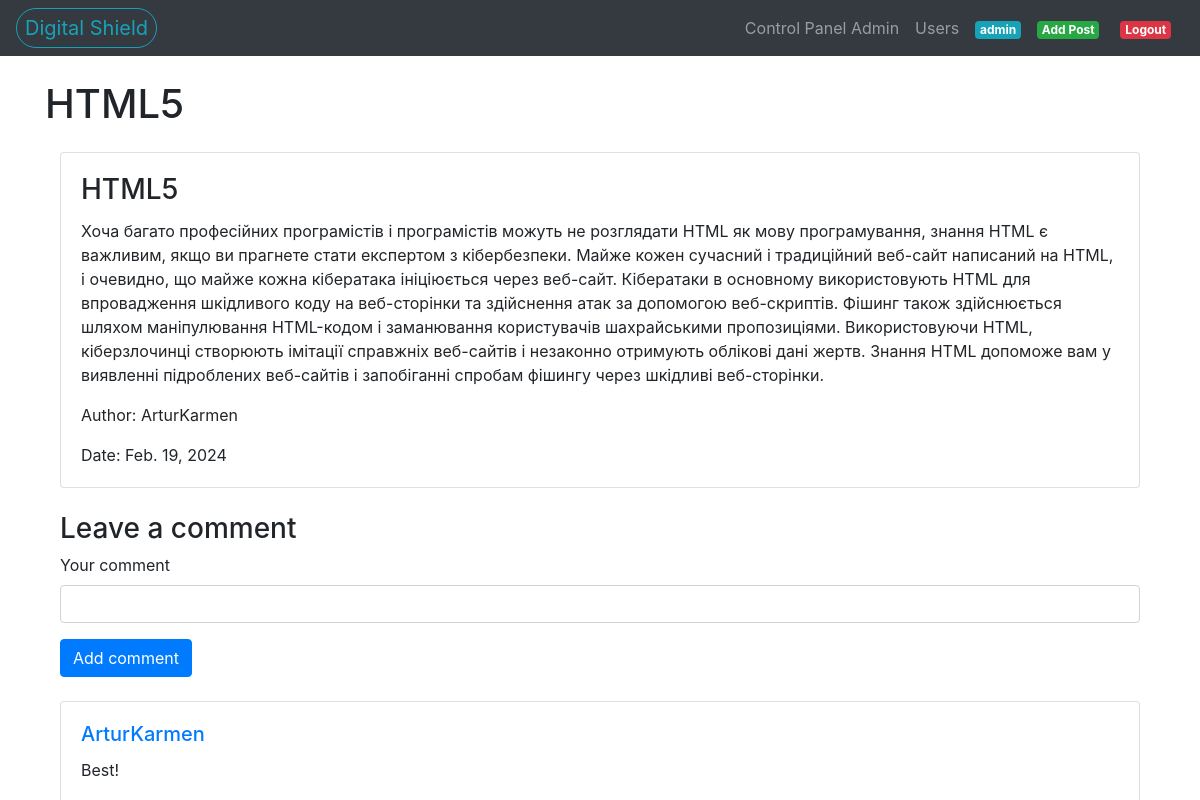
Page /10/ (signed in) on the committed database.
### blog/models.py (models this page shows, shortened)
class Post(models.Model):
    title = models.CharField('Заголовок записи', max_length=150)
    description = models.TextField('Текст записи')
    author = models.CharField('Имя автора', max_length=100)
    date = models.DateField('Дата публикации')
    class Meta:
        verbose_name = 'Запись'
        verbose_name_plural = 'Записи'

class Comments(models.Model):
    email=models.EmailField()
    name=models.CharField('Имя', max_length=50)
    text_comments = models.TextField('Текст комментария', max_length=2000)
    post = models.ForeignKey(Post, verbose_name='Публикация', on_delete=models.CASCADE)
    class Meta:
        verbose_name = 'Комментарий'
        verbose_name_plural = 'Комментарии'

### blog/views.py (the view)
# urls.py: path('<int:pk>/',views.PostDetail.as_view(),name='post-detail'),
class PostDetail(View):
    def get(self, request, pk):
        post = Post.objects.get(id=pk) # получить по id
        return render(request, 'blog/blog_detail.html',{'post': post})

### templates/blog/blog_detail.html (shortened to what this page needs)
{% extends 'blog/base.html' %}
{% block content_title %}{{ post.title }}{% endblock %}
{% block content %}
    <div class="container mt-4">
        <div class="row">
            <div class="col-lg-12">
                <div class="card">
                    <div class="card-body">
                        <h3 class="card-title">{{ post.title }}</h3>
                        <div class="item">
                            <div class="text left">
                                <p class="card-text">{{ post.description }}</p>
                                <p class="card-text">Author: {{ post.author }}</p>
                                <p class="card-text">Date: {{ post.date }}</p>
                            </div>
                        </div>
                    </div>
                </div>
                {% if user.is_authenticated %}
                    <div class="form-comment mt-4">
                        <h3>Leave a comment</h3>
                        <form action="{% url 'comments_add' post.id %}" method="post">
                            <div class="form-group">
                                <label for="text_comments">Your comment</label>
                                <input type="text" class="form-control" name="text_comments" required>
                            </div>
                            <button type="submit" class="btn btn-primary">Add comment</button>
                        </form>
                    </div>
                {% else %}
                    <p class="mt-4">To add a comment, please <a href="{% url 'login' %}">login</a>.</p>
                {% endif %}
                <div class="mt-4">
                    {% for comment in post.comments_set.all %}
                        <div class="card mt-2">
                            <div class="card-body">
                                <h5 class="card-title">
                                    <a href="{% url 'profile' comment.name%}">{{ comment.name }}</a>
                                </h5>
                                <p class="card-text">{{ comment.text_comments }}</p>
                            </div>
                        </div>
                    {% endfor %}
                </div>
            </div>
        </div>
    </div>
{% endblock %}

### templates/blog/base.html (shortened to what this page needs)
{% load static %}
<!DOCTYPE html>
<html lang="en">
<head>
    <link rel="stylesheet" href="https://stackpath.bootstrapcdn.com/bootstrap/4.5.2/css/bootstrap.min.css">
</head>
<body>
<nav class="navbar navbar-expand-lg navbar-dark bg-dark">
    <a class="navbar-brand text-info border border-info rounded-pill px-2 py-1" href="/">Digital Shield</a>
    <div class="collapse navbar-collapse" id="navbarNav">
        <ul class="navbar-nav ml-auto">
            {% if user.is_authenticated %}
                    {%if user.is_staff%}
                        <li class="nav-item">
                            <a class="nav-link" href="/admin">Control Panel Admin</a>
                        </li>
                        <li class="nav-item">
                            <a class="nav-link" href="{% url 'user_list'%}">Users</a>
                        </li>
                    {%endif%}
                <li class="nav-item">
                    <a class="nav-link" href="{% url 'profile' %}">
                        <span class="badge badge-info">{{ user.username }}</span>
                    </a>
                </li>
                <li class="nav-item">
                    <a class="nav-link" href="{% url 'create' %}">
                        <span class="badge badge-success">Add Post</span>
                    </a>
                </li>
                <li class="nav-item">
                    <form method="post" action="{% url 'logout' %}">
                        <button type="submit" class="btn"  style="margin-top: 2px;">
                            <span class="badge badge-danger">Logout</span>
                        </button>
                    </form>
                </li>
            {% else %}
                    <li class="nav-item">
                        <a class="nav-link" href="{% url 'login' %}">
                            <span class="badge badge-success">Login</span>
                        </a>
                    </li>
            {% endif %}
        </ul>
    </div>
</nav>
<div class="container mt-4">
    <div class="row">
        <div class="col-lg-12">
            <h1>{% block content_title %}{% endblock %}</h1>
            {% block content %}
            {% endblock %}
        </div>
    </div>
</div>
</body>
</html>

### rows in the picture
Post: title "HTML5", description "Хоча багато професійних програмістів і програмістів можуть не розглядати HTML як мову програмування, знання HTML є важливим, якщо ви прагнете стати експертом з кібербезпеки. Майже кожен сучасний і традиційний веб-сайт написаний на HTML, і очевидно, що майже кожна кібератака ініціюється через веб-сайт. Кібератаки в основному використовують HTML для впровадження шкідливого коду на веб-сторінки та здійснення атак за допомогою веб-скриптів. Фішинг також здійснюється шляхом маніпулювання HTML-кодом і заманювання користувачів шахрайськими пропозиціями. Використовуючи HTML, кіберзлочинці створюють імітації справжніх веб-сайтів і незаконно отримують облікові дані жертв. Знання HTML допоможе вам у…", author "ArturKarmen", date "Feb. 19, 2024"
Comments: name "ArturKarmen", text_comments "Best!"

### other values in the picture
{{ user.username }} "admin"
